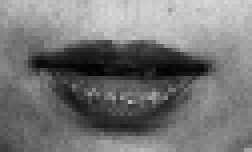
%> input picture chapter8/mouth.bmp, 63 x 38 px (shown 4 times larger)
$ octave locateMouth.m   (GNU Octave 9; MATLAB toolbox functions it lacks are replaced by stand-ins)
%> lines starting %> are read from the running program, lines starting %| are printed output that depends on the picture; in (x1, y1, x2, y2) boxes, pixels count from 0 and x2, y2 are one past the last pixel; in counts of white or black regions, pixels touching at a corner belong together; the program's own positions count from 1
% locateMouth.m

I = imread('mouth.bmp'); %读入图像
%> I is the input picture: size 38x63 uint8; min 2, max 216, mean 117.4
Id = im2double(I);
figure, imshow(Id) % 得到8.24(a)
Ibw = im2bw(Id, 0.38); % 以0.38为阈值二值化
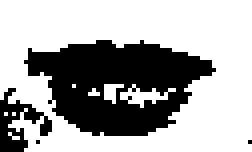
%> Ibw: size 38x63 logical (shown 4 times larger); 66.3% white; 4 black regions (2 under 20 px), largest, box (x1, y1, x2, y2) and area: (6, 10, 54, 34) 713, (0, 22, 13, 38) 92
Ibw = 1 - Ibw; %为在Matlab中进行处理，将图像反色
figure, imshow(Ibw) % 得到8.24(b)
hold on
[L, num] = bwlabel(Ibw, 8); % 标注连通分量
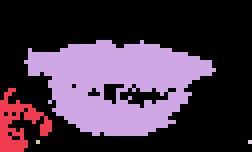
%> L: size 38x63 double (shown 4 times larger); 5 distinct labels, from 0 to 4; one colour per label, 0 black
%> num = 4
disp(['图中共有' num2str(num) '个连通分量'])
%| 图中共有4个连通分量

% 找出最大的连通分量（嘴）
max = 0; % 当前最大连通分量的大小
indMax = 0; % 当前最大连通分量的索引
for k = 1:num
    [y x] = find(L == k); % 找出编号为k的连通区的行索引集合y和列索引集合x

    nSize = length(y); %计算该连通区中的像素数目
    if(nSize > max)
        max = nSize;
        indMax = k;
    end
end
%> this loop made 4 passes
%> (nSize, max, indMax) on passes 1 to 2: (92, 92, 1), (713, 713, 2)
%> (y, x, nSize) on passes 3 to 4: (36, 10, 1), (36, 63, 1)

if indMax == 0
    disp('没有找到连通分量')
    return
end

% 计算并显示最大连通分量（嘴）的中心
[y x] = find(L == indMax);
%> y = 713 values from 11 to 34; x = 713 values from 7 to 54
yMean = mean(y);
%> yMean = 21.62
xMean = mean(x);
%> xMean = 29.86
plot(xMean, yMean, 'Marker', 'o', 'MarkerSize', 14, 'MarkerEdgeColor', 'w', 'MarkerFaceColor', 'w');
plot(xMean, yMean, 'Marker', '*', 'MarkerSize', 12, 'MarkerEdgeColor', 'k'); % 得到8.24(c)
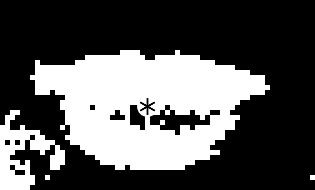
%> figure redrawn from the program's plot data; shown 5 times larger
